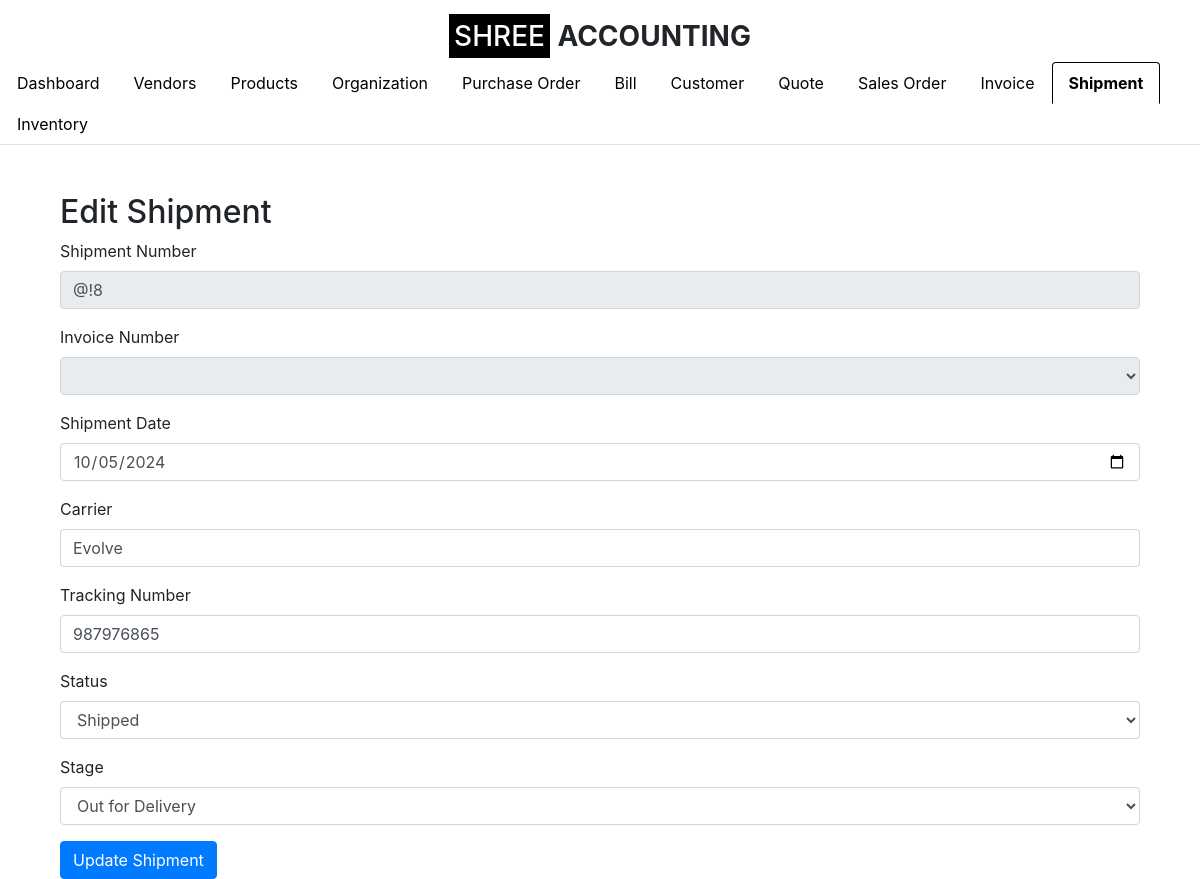
Page /edit_shipment/2 (signed in) on the committed database.
### app.py (models this page shows)
class Shipment(db.Model):
    __tablename__ = 'shipment'
    id = db.Column(db.Integer, primary_key=True)
    shipment_number = db.Column(db.String(50), nullable=False, unique=True)
    invoice_id = db.Column(db.Integer, db.ForeignKey('invoice.id'), nullable=False, unique=True)  # Add unique constraint
    shipment_date = db.Column(db.Date, nullable=False)
    carrier = db.Column(db.String(100), nullable=True)
    tracking_number = db.Column(db.String(100), nullable=True)
    status = db.Column(db.String(50), nullable=False, default='Pending')  # Status of the shipment
    stage = db.Column(db.String(50), nullable=False, default='Pending')  # Shipment stages
    organization_id = db.Column(db.Integer, db.ForeignKey('organization.id'), nullable=False)
    invoice = db.relationship('Invoice', backref=db.backref('shipment', uselist=False))  # One-to-One relationship with Invoice
    organization = db.relationship('Organization', backref=db.backref('shipments', lazy=True))

### app.py (the view)
    def wrap(*args, **kwargs):
        if 'logged_in' in session:
            return f(*args, **kwargs)
        else:
            flash('Please log in first.', 'warning')
            return redirect(url_for('login'))

### app.py (called while the page is built, shortened)
def login_required(f):
    def wrap(*args, **kwargs):
        if 'logged_in' in session:
            return f(*args, **kwargs)
        else:
            flash('Please log in first.', 'warning')
            return redirect(url_for('login'))
    wrap.__name__ = f.__name__
    return wrap

@app.route('/edit_shipment/<int:shipment_id>', methods=['GET', 'POST'])
@login_required
def edit_shipment(shipment_id):
    shipment = Shipment.query.get_or_404(shipment_id)
    organization_id = session.get('organization_id')
    invoices = Invoice.query.filter_by(organization_id=organization_id, status='Invoiced').all()
    return render_template('edit_shipment.html', shipment=shipment, invoices=invoices, show_logo=True, active_tab='shipment')

### templates/edit_shipment.html (shortened to what this page needs)
{% extends "base.html" %}
{% block content %}
<div class="container mt-5">
    <h2>Edit Shipment</h2>
    <form method="POST" action="{{ url_for('edit_shipment', shipment_id=shipment.id) }}">
        <div class="form-group">
            <label for="shipment_number">Shipment Number</label>
            <input type="text" class="form-control" id="shipment_number" name="shipment_number" value="{{ shipment.shipment_number }}" readonly>
        </div>
        <div class="form-group">
            <label for="invoice_id">Invoice Number</label>
            <select name="invoice_id" class="form-control" id="invoice_id" disabled>
            </select>
        </div>
        <div class="form-group">
            <label for="shipment_date">Shipment Date</label>
            <input type="date" class="form-control" id="shipment_date" name="shipment_date" value="{{ shipment.shipment_date }}" required>
        </div>
        <div class="form-group">
            <label for="carrier">Carrier</label>
            <input type="text" class="form-control" id="carrier" name="carrier" value="{{ shipment.carrier }}">
        </div>
        <div class="form-group">
            <label for="tracking_number">Tracking Number</label>
            <input type="text" class="form-control" id="tracking_number" name="tracking_number" value="{{ shipment.tracking_number }}">
        </div>
        <div class="form-group">
            <label for="status">Status</label>
            <select name="status" class="form-control" id="status" required>
                <option value="Shipped" {% if shipment.status == 'Shipped' %}selected{% endif %}>Shipped</option>
            </select>
        </div>
        <div class="form-group">
            <label for="stage">Stage</label>
            <select name="stage" class="form-control" id="stage" required>
                <option value="Out for Delivery" {% if shipment.stage == 'Out for Delivery' %}selected{% endif %}>Out for Delivery</option>
            </select>
        </div>
        <button type="submit" class="btn btn-primary">Update Shipment</button>
    </form>
</div>
{% endblock %}

### rows in the picture
Shipment: shipment_number "@!8", shipment_date "10/05/2024", carrier "Evolve", tracking_number "987976865", status "Shipped", stage "Out for Delivery"
